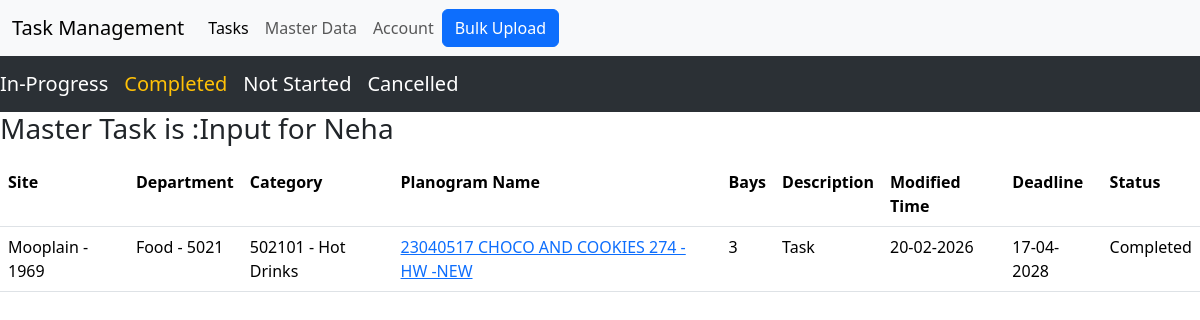
Screenshot of /task_view_2/25 (signed in) with the database file from the repository.
### tasks/models.py (models this page shows, shortened)
class Tasks(models.Model):
    site = models.ForeignKey(SiteData,on_delete=models.CASCADE, related_name='site_info')
    department = models.ForeignKey(Department,on_delete=models.CASCADE, related_name='department_info')
    category = models.ForeignKey(Category,on_delete=models.CASCADE, related_name='category_info')
    master_tasks = models.ForeignKey(MasterTasks,on_delete=models.CASCADE, related_name='master_tasks_info', default=1)
    status = models.ForeignKey(Status,on_delete=models.CASCADE, related_name='status_info')
    planogram = models.CharField(max_length = 250)
    bays = models.IntegerField()
    task_description = models.CharField(max_length = 250, null = True, blank = True)
    start_time = models.DateTimeField(blank=True, null=True)
    modified_time  = models.DateTimeField(auto_now=True)
    deadline = models.DateTimeField()
    user = models.ForeignKey(User, on_delete=models.CASCADE, related_name='user_info')
    retaier_selected_planogram = models.CharField(max_length = 250, null = True, blank = True)

class MasterTasks(models.Model):
    country = models.ForeignKey(Country,on_delete=models.CASCADE, related_name='master_tasks_country')
    title = models.CharField(max_length = 30)
    modified_time  = models.DateTimeField(default=timezone.now)
    deadline = models.DateTimeField()

class SiteData(models.Model):
    country = models.ForeignKey(Country,on_delete=models.CASCADE, related_name='site_data')
    site_name = models.CharField(max_length = 50)
    site_id = models.CharField(max_length = 6)
    def __str__(self):
        return f"  {self.site_name} - {self.site_id}"

class Department(models.Model):
    country = models.ForeignKey(Country,on_delete=models.CASCADE, related_name='department')
    department_code = models.IntegerField()
    department_name = models.CharField(max_length = 30)
    def __str__(self):
        return f" {self.department_name} - {self.department_code}"

class Category(models.Model):
    department = models.ForeignKey(Department,on_delete=models.CASCADE, related_name='category')
    category_code = models.IntegerField()
    category_name = models.CharField(max_length = 30)
    def __str__(self):
        return f" {self.category_code} - {self.category_name}"

class Status(models.Model):
    status = models.CharField(max_length = 20)
    def __str__(self):
        return f" {self.status}"

### tasks/views.py (the view)
# urls.py: path("task_view_2/<int:id>", views.task_view_2, name = "task_view_2"),
@login_required(login_url='login')
def task_view_2(request,id):
    master_task = models.MasterTasks.objects.get(pk=id)
    status = models.Status.objects.all()
    task_data = models.Tasks.objects.filter(master_tasks = master_task, status = status[2])
    return render(request, "tasks/completed.html", {"task_data": task_data, "task":id})

### tasks/templates/tasks/completed.html (shortened to what this page needs)
{% include "base.html" %}
{% block body %}
<nav class="navbar navbar-expand-lg bg-body-tertiary" data-bs-theme="dark">
    <div class="collapse navbar-collapse" id="navbarNav">
            <a class="navbar-brand active" href="{% url "task_view_1" task %}">In-Progress</a>
            <a class="navbar-brand link-warning" href="{% url "task_view_2" task %}">Completed</a>
            <a class="navbar-brand" href="{% url "task_view_0" task %}">Not Started</a>
            <a class="navbar-brand" href="{% url "task_view_3" task %}">Cancelled</a>
    </div>
</nav>
<h3>Master Task is :{{task_data.0.master_tasks.title}}</h3>
<table class="table">
    <tr>
        <th scope="col">Site</th>
        <th scope="col">Department</th>
        <th scope="col">Category</th>
        <th scope="col">Planogram Name</th>
        <th scope="col">Bays</th>
        <th scope="col">Description</th>
        <th scope="col">Modified Time</th>
        <th scope="col">Deadline</th>
        <th scope="col">Status</th>
    </tr>
    {% for task in task_data %}
    <tr>
        <td>{{ task.site }}</td>
        <td>{{ task.department }}</td>
        <td>{{ task.category }}</td>
        <td><a href = "{% url "task_edit" task.id %}">{{ task.planogram }}</a></td>
        <td>{{ task.bays }}</td>
        <td>{{ task.task_description }}</td>
        <td>{{ task.modified_time|date:"d-m-Y"}}</td>
        <td>{{ task.deadline|date:"d-m-Y"}}</td>
        <td>{{ task.status }}</td>
    </tr>
    {% endfor %}
{% endblock %}

### rows the page displays
Tasks: master_tasks.title "Input for Neha", site "Mooplain - 1969", department "Food - 5021", category "502101 - Hot Drinks", planogram "23040517 CHOCO AND COOKIES 274 - HW -NEW", bays "3", task_description "Task", modified_time "20-02-2026", deadline "17-04-2028", status "Completed"
